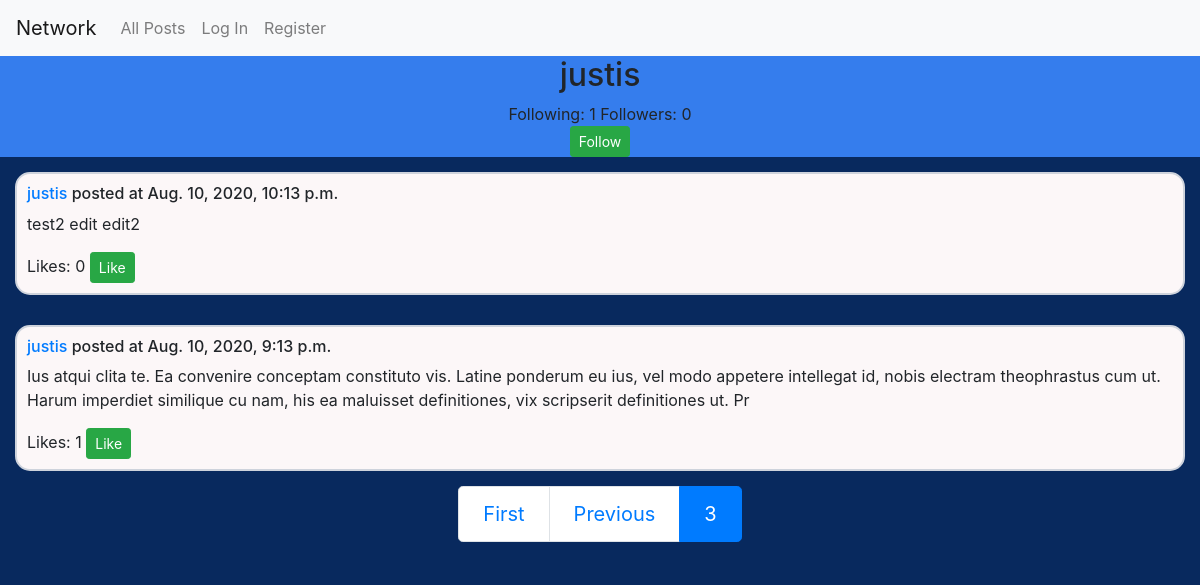
/profile/justis?page=3, run on an earlier commit of the app's database.
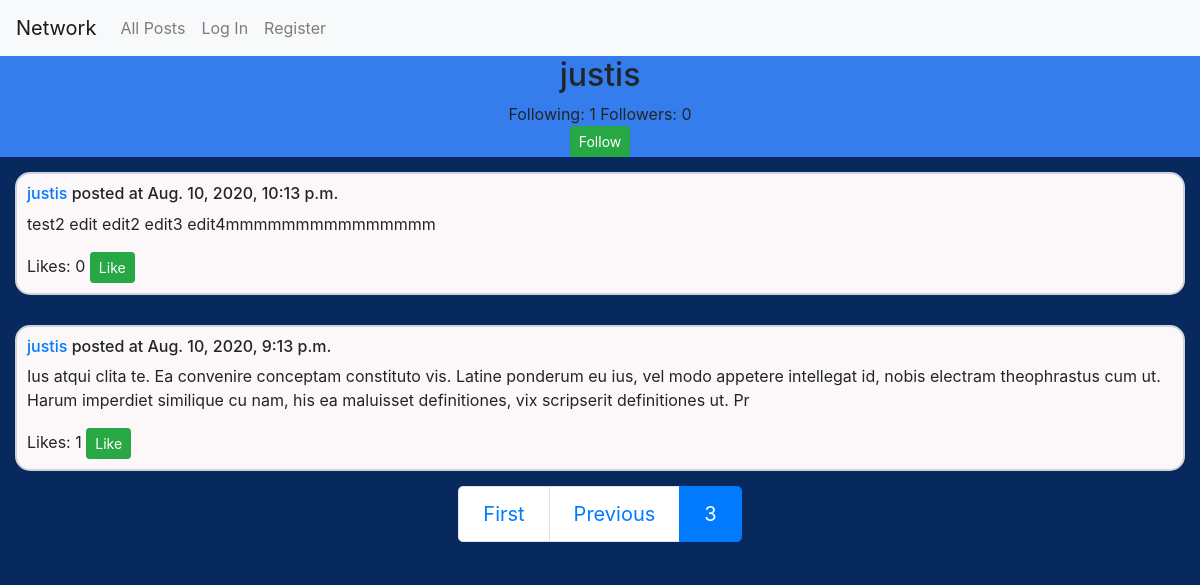
And on a later commit of the database.
### network/models.py (models this page shows)
class Post(models.Model):
    user = models.ForeignKey(
        User,
        on_delete=models.CASCADE
    )
    date = models.DateTimeField(auto_now_add=True)
    text = models.TextField(max_length=500)
    likes = models.ManyToManyField(
        User,
        related_name='likes',
        blank=True
    )

class User(AbstractUser):
    pass

### network/views.py (the view)
# urls.py: path("profile/<str:username>", views.profile, name="profile"),
def profile(request, username):
    profile_user = User.objects.filter(username=username).annotate(
        num_targets=Count("targets"),
        num_followers=Count("followers")
        ).first()
    posts = Post.objects.order_by("-date").filter(user=profile_user).annotate(
        num_likes=Count("likes")
    )
    user = request.user
    follow = profile_user.followers.filter(follower_id=user.id)
    if follow:
        is_following = True
    else:
        is_following = False
    paginator = Paginator(posts, 10) # Show 10 posts per page.
    page_number = request.GET.get("page")
    page_obj = paginator.get_page(page_number)
    return render(request, "network/profile.html", {
        "profile_user": profile_user,
        "is_following": is_following,
        "page_obj": page_obj,
    })

### network/templates/network/profile.html (shortened to what this page needs)
{% extends "network/layout.html" %}
{% block body %}
    <div class="body-container">
        <div class="profile-container">
            <h2>{{ profile_user.username }}</h2>
            <div class="follow-container">
                <span>Following: {{ profile_user.num_targets }}</span>
                <span>Followers: {{ profile_user.num_followers }}</span>
            </div>
            {% if user.username != profile_user.username %}
                {% if is_following %}
                    <button type="button" onclick="followUser(this)" data-user="{{ profile_user.username }}" data-following="true" class="btn btn-secondary btn-sm">Unfollow</button>
                {% else %}
                    <button type="button" onclick="followUser(this)" data-user="{{ profile_user.username }}" data-following="false" class="btn btn-success btn-sm">Follow</button>
                {% endif %}
            {% endif %}
        </div>
        <div class="posts-container">
        {% for post in page_obj %}
            <div class="post-container" data-post="{{ post.id }}">
                <div class="post">
                    <h6><a href="profile/{{ post.user }}">{{ post.user }}</a> posted at {{ post.date}}</h6>
                    <p class="post-text">{{ post.text }}</p>
                    <span>Likes: </span>
                    <span class="num-likes">{{ post.num_likes }}</span>
                    {% if user != post.user %}
                        {% if user in post.likes.all %}
                            <button type="button" onclick="likePost(this)" data-liked="true" class="btn btn-secondary btn-sm">Unlike</button>
                        {% else %}
                            <button type="button" onclick="likePost(this)" data-liked="false" class="btn btn-success btn-sm">Like</button>
                        {% endif %}
                    {% else %}
                        <button type="button" onclick="editPost(this)" value="open" class="btn btn-success btn-sm">Edit Post</button>
                    {% endif %}
                </div>
            </div>
        {% endfor %}
            <nav class="paginator" aria-label="...">
                <ul class="pagination pagination-lg">
                    {% if page_obj.has_previous %}
                        <li class="page-item"><a class="page-link" href="?page=1">First</a></li>
                        <li class="page-item"><a class="page-link" href="?page={{ page_obj.previous_page_number }}">Previous</a></li>
                    {% endif %}
                    <li class="page-item active" aria-current="page">
                        <span class="page-link">
                            {{ page_obj.number }}
                        </span>
                    </li>
                </ul>
            </nav>
        </div>
    </div>
{% endblock %}

What changed in the data, as far as the page shows it:
changed Post: text "test2 edit edit2" → "test2 edit edit2 edit3 edit4mmmmmmmmmmmmmmm"
